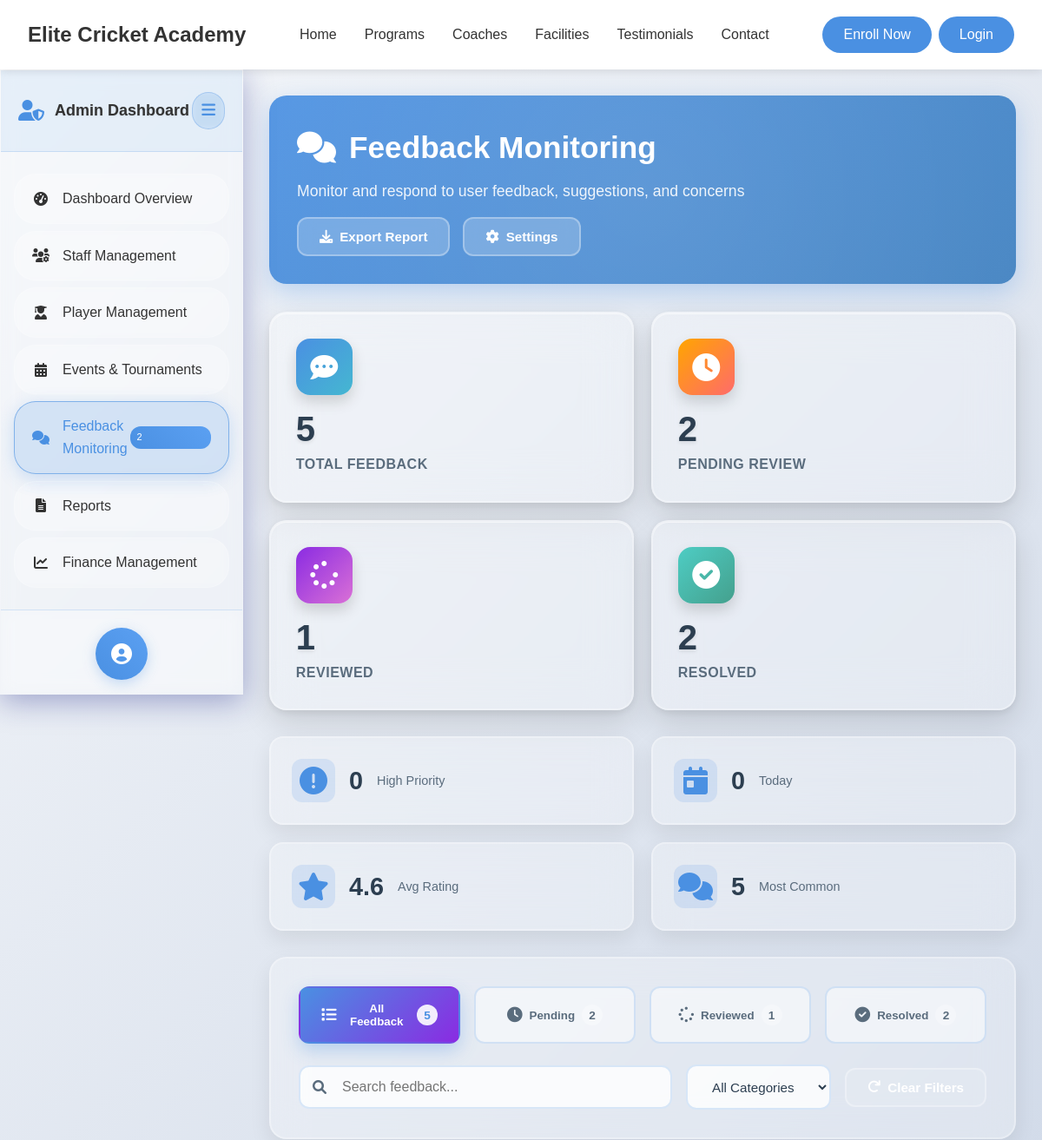
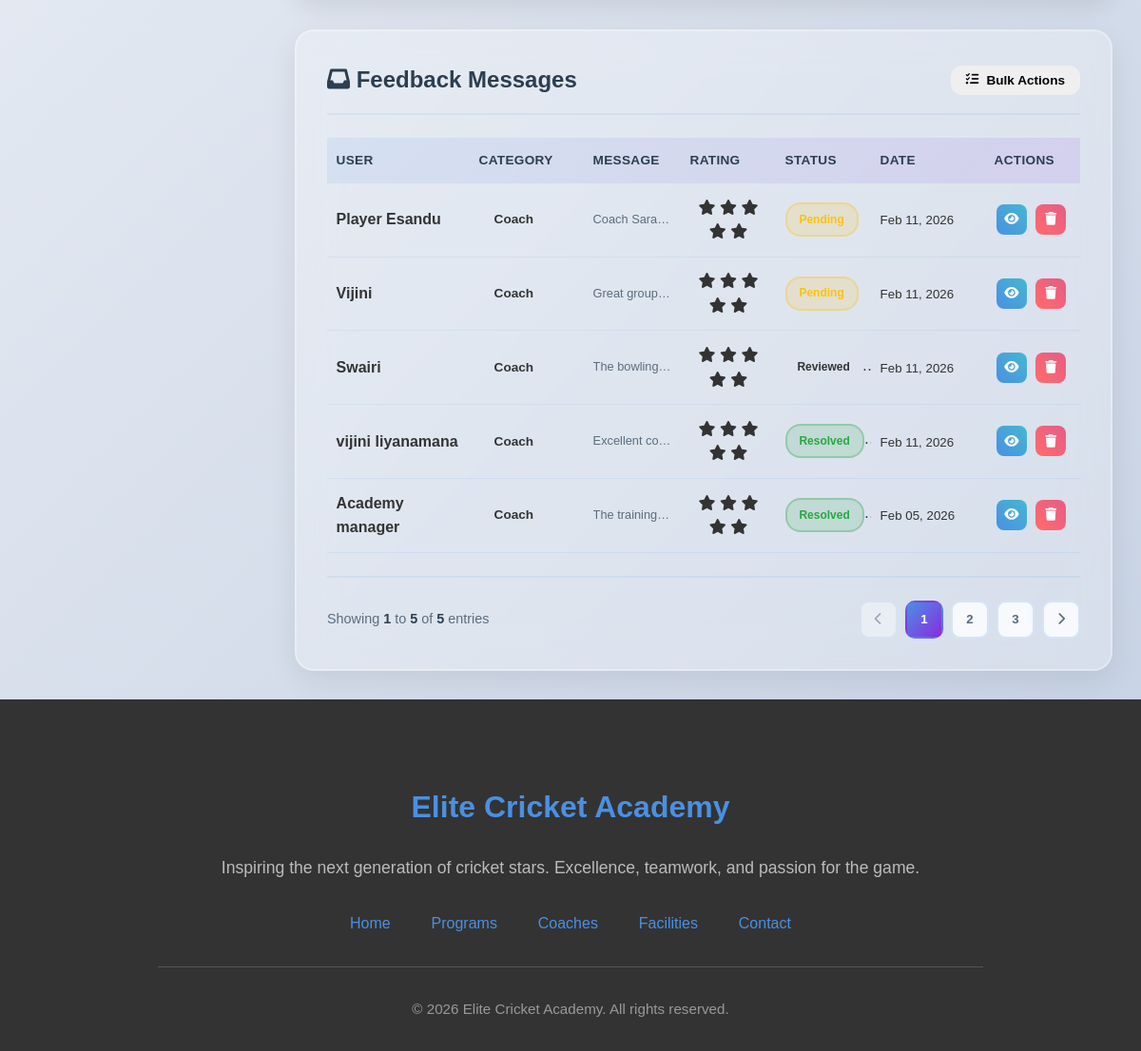
/admin/feedback (signed in), run on the app's committed database (2 pictures, top to bottom).
### tables this page shows
CREATE TABLE `feedback` (
  `FeedbackID` int(11) NOT NULL,
  `FromUserID` int(11) NOT NULL,
  `ToUserID` int(11) NOT NULL,
  `Content` text NOT NULL,
  `Rating` int(11) DEFAULT NULL COMMENT 'Rating from 1 to 5',
  `Category` enum('coach','trainer','facility','equipment','shop','general') DEFAULT NULL,
  `CreatedDate` datetime DEFAULT current_timestamp(),
  `Status` enum('pending','reviewed','resolved') DEFAULT 'pending'
);

CREATE TABLE `user` (
  `UserID` int(11) NOT NULL,
  `Name` varchar(255) NOT NULL,
  `DateOfBirth` date NOT NULL,
  `PhoneNumber` varchar(20) DEFAULT NULL,
  `Email` varchar(255) NOT NULL,
  `Address` text DEFAULT NULL,
  `School` varchar(255) DEFAULT NULL COMMENT 'School or educational institution',
  `Role` enum('Admin','ShopEmployee','Coach','Trainer','Player') NOT NULL,
  `Username` varchar(100) NOT NULL,
  `PasswordHash` varchar(255) NOT NULL,
  `DateJoined` datetime DEFAULT current_timestamp(),
  `Status` enum('active','inactive') DEFAULT 'active',
  `RequiresPasswordChange` tinyint(1) DEFAULT 0 COMMENT 'Force password change on first login',
  `PasswordChangeDeadline` datetime DEFAULT NULL COMMENT 'Deadline for mandatory password change',
  `LastLoginAt` datetime DEFAULT NULL COMMENT 'Track last successful login',
  `LoginAttempts` int(11) DEFAULT 0 COMMENT 'Failed login attempts counter',
  `AccountLockedUntil` datetime DEFAULT NULL COMMENT 'Account lock expiry time',
  `CreatedBy` int(11) DEFAULT NULL COMMENT 'Admin who created this user',
  `Notes` text DEFAULT NULL COMMENT 'Admin notes about the user',
  `ProfileImage` varchar(255) DEFAULT NULL COMMENT 'Relative path to user profile image (e.g., uploads/profile_images/profile_1_123456789.jpg)'
);

### app/views/admin/feedback.php (the view, shortened to what the rows shown need)
<?php require_once APPROOT . '/views/inc/components/header.php'; ?>
<link rel="stylesheet" href="<?php echo URLROOT; ?>/css/admin/admin-dashboard.css">
<link rel="stylesheet" href="<?php echo URLROOT; ?>/css/admin/feedback.css">
<div class="admin-layout">
    <div class="admin-sidebar" id="adminSidebar">
        <div class="sidebar-header">
            <div class="admin-logo">
                <i class="fas fa-user-shield"></i>
                <h3>Admin Dashboard</h3>
            </div>
            <button class="sidebar-toggle" id="sidebarToggle">
                <i class="fas fa-bars"></i>
            </button>
        </div>
        <nav class="sidebar-nav">
            <ul class="nav-menu">
                <li class="nav-item">
                    <a href="<?php echo URLROOT; ?>/admin/dashboard" class="nav-link">
                        <i class="fas fa-tachometer-alt"></i>
                        <span>Dashboard Overview</span>
                    </a>
                </li>
                <li class="nav-item">
                    <a href="<?php echo URLROOT; ?>/admin/staff" class="nav-link">
                        <i class="fas fa-users-cog"></i>
                        <span>Staff Management</span>
                    </a>
                </li>
                <li class="nav-item">
                    <a href="<?php echo URLROOT; ?>/admin/players" class="nav-link">
                        <i class="fas fa-user-graduate"></i>
                        <span>Player Management</span>
                    </a>
                </li>
                <li class="nav-item">
                    <a href="<?php echo URLROOT; ?>/admin/events" class="nav-link">
                        <i class="fas fa-calendar-alt"></i>
                        <span>Events & Tournaments</span>
                    </a>
                </li>
                <li class="nav-item active">
                    <a href="<?php echo URLROOT; ?>/admin/feedback" class="nav-link">
                        <i class="fas fa-comments"></i>
                        <span>Feedback Monitoring</span>
                        <span class="badge"><?php echo $data['feedbackStats']['pending']; ?></span>
                    </a>
                </li>
                <li class="nav-item">
                    <a href="<?php echo URLROOT; ?>/admin/reports" class="nav-link">
                        <i class="fas fa-file-alt"></i>
                        <span>Reports</span>
                    </a>
                </li>
                <li class="nav-item">
                    <a href="<?php echo URLROOT; ?>/admin/finance" class="nav-link">
                        <i class="fas fa-chart-line"></i>
                        <span>Finance Management</span>
                    </a>
                </li>
            </ul>
        </nav>
        <div class="admin-profile">
            <div class="profile-avatar">
                <i class="fas fa-user-circle"></i>
            </div>
        </div>
    </div>
    <main class="main-content" id="mainContent">
        <div class="feedback-header">
            <div class="header-content">
                <div class="header-text">
                    <h1><i class="fas fa-comments"></i> Feedback Monitoring</h1>
                    <p>Monitor and respond to user feedback, suggestions, and concerns</p>
                </div>
                <div class="header-actions">
                    <button class="btn btn-secondary" id="exportFeedbackBtn">
                        <i class="fas fa-download"></i> Export Report
                    </button>
                    <button class="btn btn-primary" id="feedbackSettingsBtn">
                        <i class="fas fa-cog"></i> Settings
                    </button>
                </div>
            </div>
        </div>
        <div class="stats-grid">
            <div class="stat-card">
                <div class="stat-icon total">
                    <i class="fas fa-comment-dots"></i>
                </div>
                <div class="stat-info">
                    <div class="stat-number"><?php echo $data['feedbackStats']['total']; ?></div>
                    <div class="stat-label">Total Feedback</div>
                </div>
            </div>
            <div class="stat-card">
                <div class="stat-icon pending">
                    <i class="fas fa-clock"></i>
                </div>
                <div class="stat-info">
                    <div class="stat-number"><?php echo $data['feedbackStats']['pending']; ?></div>
                    <div class="stat-label">Pending Review</div>
                </div>
            </div>
            <div class="stat-card">
                <div class="stat-icon progress">
                    <i class="fas fa-spinner"></i>
                </div>
                <div class="stat-info">
                    <div class="stat-number"><?php echo $data['feedbackStats']['reviewed']; ?></div>
                    <div class="stat-label">Reviewed</div>
                </div>
            </div>
            <div class="stat-card">
                <div class="stat-icon resolved">
                    <i class="fas fa-check-circle"></i>
                </div>
                <div class="stat-info">
                    <div class="stat-number"><?php echo $data['feedbackStats']['resolved']; ?></div>
                    <div class="stat-label">Resolved</div>
                </div>
            </div>
        </div>
        <div class="quick-stats-bar">
            <div class="quick-stat">
                <i class="fas fa-exclamation-circle"></i>
                <span class="stat-value"><?php echo $data['feedbackStats']['highPriority']; ?></span>
                <span class="stat-text">High Priority</span>
            </div>
            <div class="quick-stat">
                <i class="fas fa-calendar-day"></i>
                <span class="stat-value"><?php echo $data['feedbackStats']['todayCount']; ?></span>
                <span class="stat-text">Today</span>
            </div>
            <div class="quick-stat">
                <i class="fas fa-star"></i>
                <span class="stat-value"><?php
                    $avgRating = 0;
                    $ratedCount = 0;
                    foreach($data['allFeedbacks'] as $f) {
                        if(isset($f['rating']) && $f['rating'] > 0) {
                            $avgRating += $f['rating'];
                            $ratedCount++;
                        }
                    }
                    echo $ratedCount > 0 ? number_format($avgRating / $ratedCount, 1) : 'N/A';
                ?></span>
                <span class="stat-text">Avg Rating</span>
            </div>
            <div class="quick-stat">
                <i class="fas fa-comments"></i>
                <span class="stat-value"><?php
                    $byCategory = array_count_values(array_column($data['allFeedbacks'], 'subject'));
                    echo !empty($byCategory) ? max($byCategory) : 0;
                ?></span>
                <span class="stat-text">Most Common</span>
            </div>
        </div>
        <div class="filter-section">
            <div class="filter-tabs">
                <button class="filter-tab active" data-status="all">
                    <i class="fas fa-list"></i> All Feedback
                    <span class="tab-count"><?php echo $data['feedbackStats']['total']; ?></span>
                </button>
                <button class="filter-tab" data-status="pending">
                    <i class="fas fa-clock"></i> Pending
                    <span class="tab-count"><?php echo $data['feedbackStats']['pending']; ?></span>
                </button>
                <button class="filter-tab" data-status="reviewed">
                    <i class="fas fa-spinner"></i> Reviewed
                    <span class="tab-count"><?php echo $data['feedbackStats']['reviewed']; ?></span>
                </button>
                <button class="filter-tab" data-status="resolved">
                    <i class="fas fa-check-circle"></i> Resolved
                    <span class="tab-count"><?php echo $data['feedbackStats']['resolved']; ?></span>
                </button>
            </div>
            <div class="filter-controls">
                <div class="search-box">
                    <i class="fas fa-search"></i>
                    <input type="text" id="feedbackSearch" placeholder="Search feedback...">
                </div>
                <select class="filter-select" id="categoryFilter">
                    <option value="all">All Categories</option>
                </select>
                <button class="btn btn-outline" id="clearFiltersBtn">
                    <i class="fas fa-redo"></i> Clear Filters
                </button>
            </div>
        </div>
        <div class="feedback-table-section">
            <div class="table-header">
                <h2><i class="fas fa-inbox"></i> Feedback Messages</h2>
                <div class="table-actions">
                    <button class="btn btn-sm" id="bulkActionBtn">
                        <i class="fas fa-tasks"></i> Bulk Actions
                    </button>
                </div>
            </div>
            <div class="feedback-table-wrapper">
                <table class="feedback-table" id="feedbackTable">
                    <thead>
                        <tr>
                            <th width="150">User</th>
                            <th width="120">Category</th>
                            <th>Message</th>
                            <th width="100">Rating</th>
                            <th width="100">Status</th>
                            <th width="120">Date</th>
                            <th width="100">Actions</th>
                        </tr>
                    </thead>
                    <tbody>
                        <?php if(!empty($data['allFeedbacks'])): ?>
                            <?php foreach ($data['allFeedbacks'] as $feedback): ?>
                        <tr class="feedback-row" data-status="<?php echo $feedback['status']; ?>" data-priority="<?php echo $feedback['priority']; ?>" data-category="<?php echo $feedback['subject'] ?? 'general'; ?>" data-feedback-id="<?php echo $feedback['id']; ?>">
                            <td>
                                <strong><?php echo htmlspecialchars($feedback['user_name'] ?? 'Unknown'); ?></strong>
                            </td>
                            <td>
                                <span class="category-badge"><?php echo ucfirst($feedback['subject'] ?? 'General'); ?></span>
                            </td>
                            <td>
                                <div class="message-preview"><?php echo htmlspecialchars(substr($feedback['message'], 0, 100)) . (strlen($feedback['message']) > 100 ? '...' : ''); ?></div>
                            </td>
                            <td style="text-align: center;">
                                <?php if($feedback['rating']): ?>
                                <span class="rating-inline">
                                    <?php for($i=1; $i<=5; $i++): ?>
                                        <i class="fas fa-star <?php echo $i <= $feedback['rating'] ? 'filled' : ''; ?>"></i>
                                    <?php endfor; ?>
                                </span>
                                <?php else: ?>
                                <span style="color: #999;">—</span>
                                <?php endif; ?>
                            </td>
                            <td>
                                <span class="status-badge <?php echo $feedback['status']; ?>">
                                    <?php echo ucfirst($feedback['status']); ?>
                                </span>
                            </td>
                            <td class="date-cell">
                                <small><?php echo date('M d, Y', strtotime($feedback['created_at'])); ?></small>
                            </td>
                            <td class="actions-cell">
                                <button class="btn-action-table view" onclick="viewFeedback(<?php echo $feedback['id']; ?>)" title="View">
                                    <i class="fas fa-eye"></i>
                                </button>
                                <button class="btn-action-table delete" onclick="deleteFeedback(<?php echo $feedback['id']; ?>)" title="Delete">
                                    <i class="fas fa-trash"></i>
                                </button>
                            </td>
                        </tr>
                        <?php endforeach; ?>
                        <?php endif; ?>
                    </tbody>
                </table>
            </div>
            <div class="table-pagination">
                <div class="pagination-info">
                    Showing <strong>1</strong> to <strong><?php echo count($data['allFeedbacks']); ?></strong> of <strong><?php echo $data['feedbackStats']['total']; ?></strong> entries
                </div>
                <div class="pagination-controls">
                    <button class="pagination-btn" disabled><i class="fas fa-chevron-left"></i></button>
                    <button class="pagination-btn active">1</button>
                    <button class="pagination-btn">2</button>
                    <button class="pagination-btn">3</button>
                    <button class="pagination-btn"><i class="fas fa-chevron-right"></i></button>
                </div>
            </div>
        </div>
    </main>
</div>
<?php require_once APPROOT . '/views/inc/components/footer.php'; ?>

### data on the page
feedback: FromUserID "2", Rating "5", FromUserID.Name "Academy manager", Category "Coach", Content "The training…", Status "Resolve…", CreatedDate "Feb 05, 2026"
feedback: FromUserID.Name "Player Esandu", Category "Coach", Content "Coach Sara…", Status "Pending", CreatedDate "Feb 11, 2026"
feedback: FromUserID.Name "Vijini", Category "Coach", Content "Great group…", Status "Pending", CreatedDate "Feb 11, 2026"
feedback: FromUserID.Name "Swairi", Category "Coach", Content "The bowling…", Status "Reviewe…", CreatedDate "Feb 11, 2026"
feedback: FromUserID.Name "vijini liyanamana", Category "Coach", Content "Excellent co…", Status "Resolve…", CreatedDate "Feb 11, 2026"

### other printed values
$data['feedbackStats']['reviewed'] "1"
$data['feedbackStats']['highPriority'] "0"
$data['feedbackStats']['todayCount'] "0"
$avgRating / $ratedCount "4.6"
max($byCategory) "5"
count($data['allFeedbacks']) "5"
